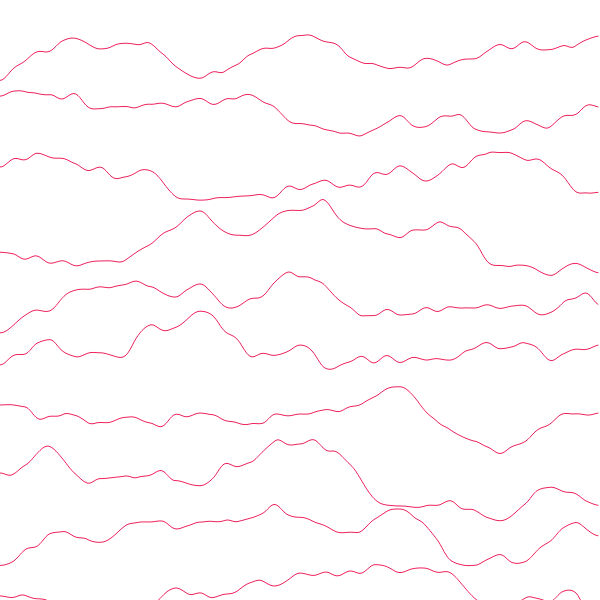
Frame 1 (no input)
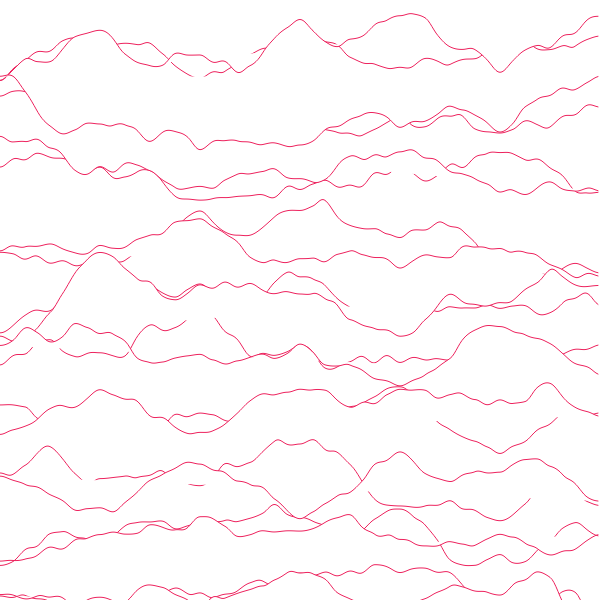
Frame 2 (the mouse pressed at the canvas centre, redrawn once)

The p5.js sketch that drew these frames (run headless with seeded random() and noise() and a simulated clock; the mouse was pressed at the canvas centre and the sketch redrawn once):

// p5.js sketch
// ── sketch.js
// Variables
var points;
var magnitude;
var yOffset;
var dimension = 600;

// MAIN **********************************

function setup() {
  // put setup code here
  createCanvas(dimension, dimension);
  background(255);
  stroke(237, 34, 93);
  fill(255);

  points = 600; // size
  magnitude = 0.2;
  yOffset = 0;
}

function draw() {
  for (let i = 0; i < 10; i++) {
    drawLine(i * 60);
  }
  noLoop();
}

// METHOODS *******************************
function drawLine(space) {
  // Use this to draw the same line each time
  // yOffset = 0;
  beginShape();
  for (let x = 0; x < points; ) {
    let y = map(noise(yOffset), 0, 1, 0, dimension);
    vertex(x, space + y * magnitude);
    x += 2;
    yOffset += 0.02;
  }
  endShape();
}
